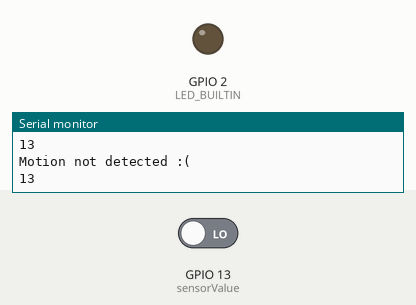
A sketch run on a simulated ESP8266 (NodeMCU). Parts: output pins drawn as LEDs (lit = HIGH, except the on-board LED, lit = LOW), the last lines printed to the serial monitor. The inputs (shaded band) are chosen by the test bench; at power-on: GPIO 13 (sensorValue) LOW. WiFi joins after 1.5 s; servers stay silent unless stated.

Above: at 2.7 s.
2.8 s: GPIO 13 (sensorValue) driven HIGH
At 3.3 s:
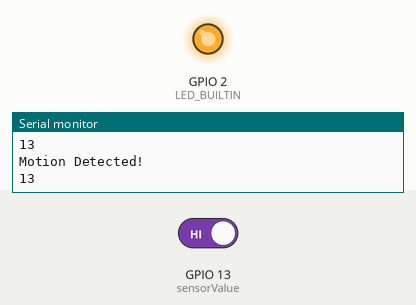
5.1 s: GPIO 13 (sensorValue) driven LOW
At 6.6 s:
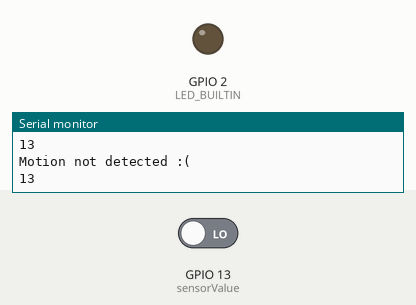
Timing chart, 0 to 8.1 s (numbered marks = the images above; inputs shaded):
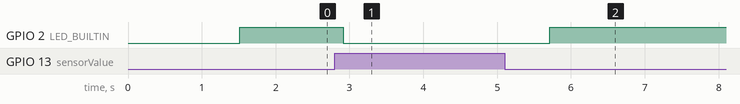

Measured:
- after the input at 2.8 s, GPIO 2 (LED_BUILTIN): HIGH → LOW after 0.11 s
- after the input at 5.1 s, GPIO 2 (LED_BUILTIN): LOW → HIGH after 0.61 s

The sketch:

WiFiClient.ino
```cpp
#include <ESP8266WiFi.h>


const char *ssid = "ESP_ap";
const char *password = "thereisnospoon";
int sensorValue = 13;        // value read from the PIR
int outputValue;        //value to send to the server

void setup() {
  Serial.begin(115200);
  delay(10);

  // Explicitly set the ESP8266 to be a WiFi-client
  WiFi.mode(WIFI_STA);
  WiFi.begin(ssid, password);

  while (WiFi.status() != WL_CONNECTED) {
    delay(500);
  }
  pinMode(sensorValue, INPUT);
  pinMode(LED_BUILTIN, OUTPUT);

}


void loop() {
  long val = digitalRead(sensorValue);
  // builtin led to debug motion sensor, activates when motion sensor sends signal, deactivates when motion sensor is off
  if (val == HIGH) {
    digitalWrite(LED_BUILTIN, LOW);
    Serial.println("Motion Detected!");
    Serial.println(sensorValue);
    outputValue = 1;
  }
  else if (val == LOW) {
    digitalWrite(LED_BUILTIN, HIGH);
    Serial.println("Motion not detected :(");
    Serial.println(sensorValue);
    outputValue = 0;
  }

  // Use WiFiClient class to create TCP connections
  WiFiClient client;
  const char * host = "192.168.4.1";
  const int httpPort = 80;

  if (!client.connect(host, httpPort)) {
    Serial.println("connection failed");
    return;
  }


  // We now create a URI for the request. Something like /data/?sensor_reading=123
  String url = "/data/";
  url += "?sensor_reading=";
  url += outputValue;

  // This will send the request to the server
  client.print(String("GET ") + url + " HTTP/1.1\r\n" +
               "Host: " + host + "\r\n" +
               "Connection: close\r\n\r\n");


//  unsigned long timeout = millis();
//  while (client.available() == 0) {
//    if (millis() - timeout > 5000) {
//      Serial.println(">>> Client Timeout !");
//      client.stop();
//      return;
//    }
//  }

  delay(500);
}
```
